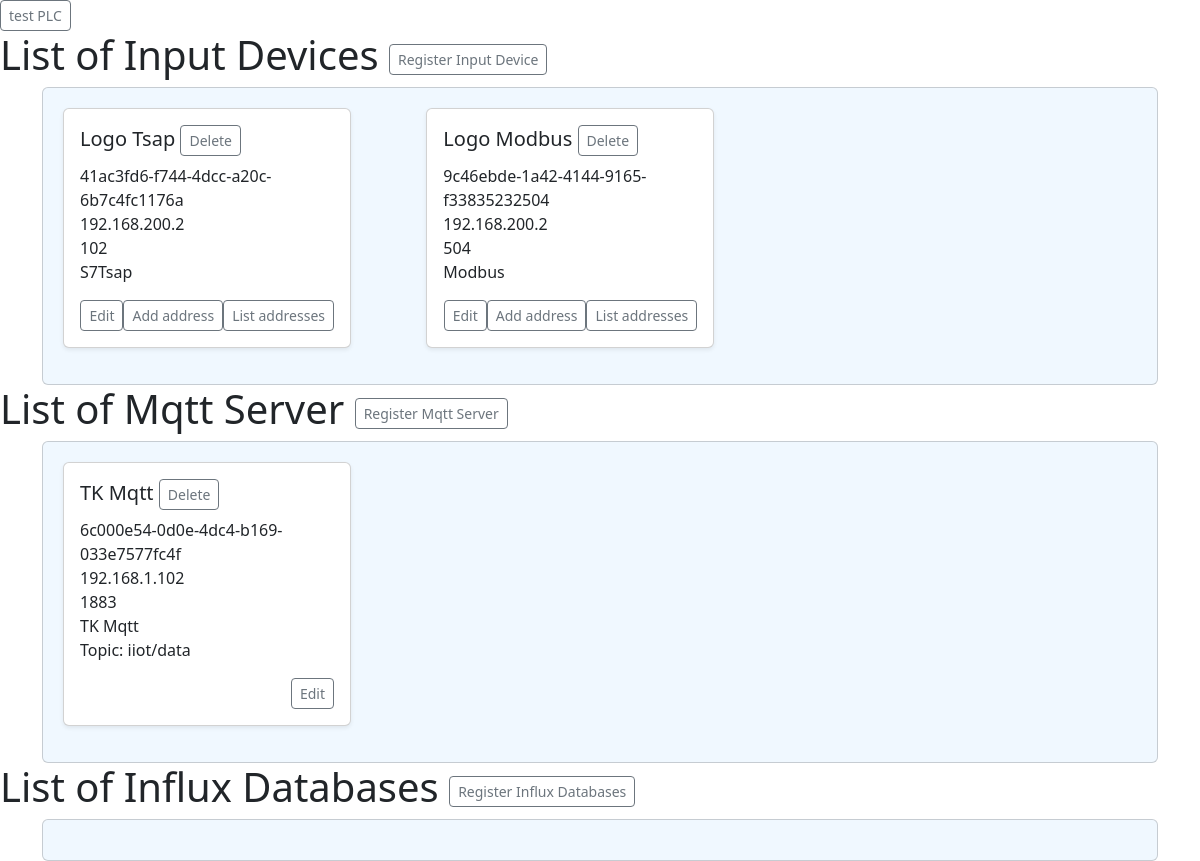
The app's page /, older data.
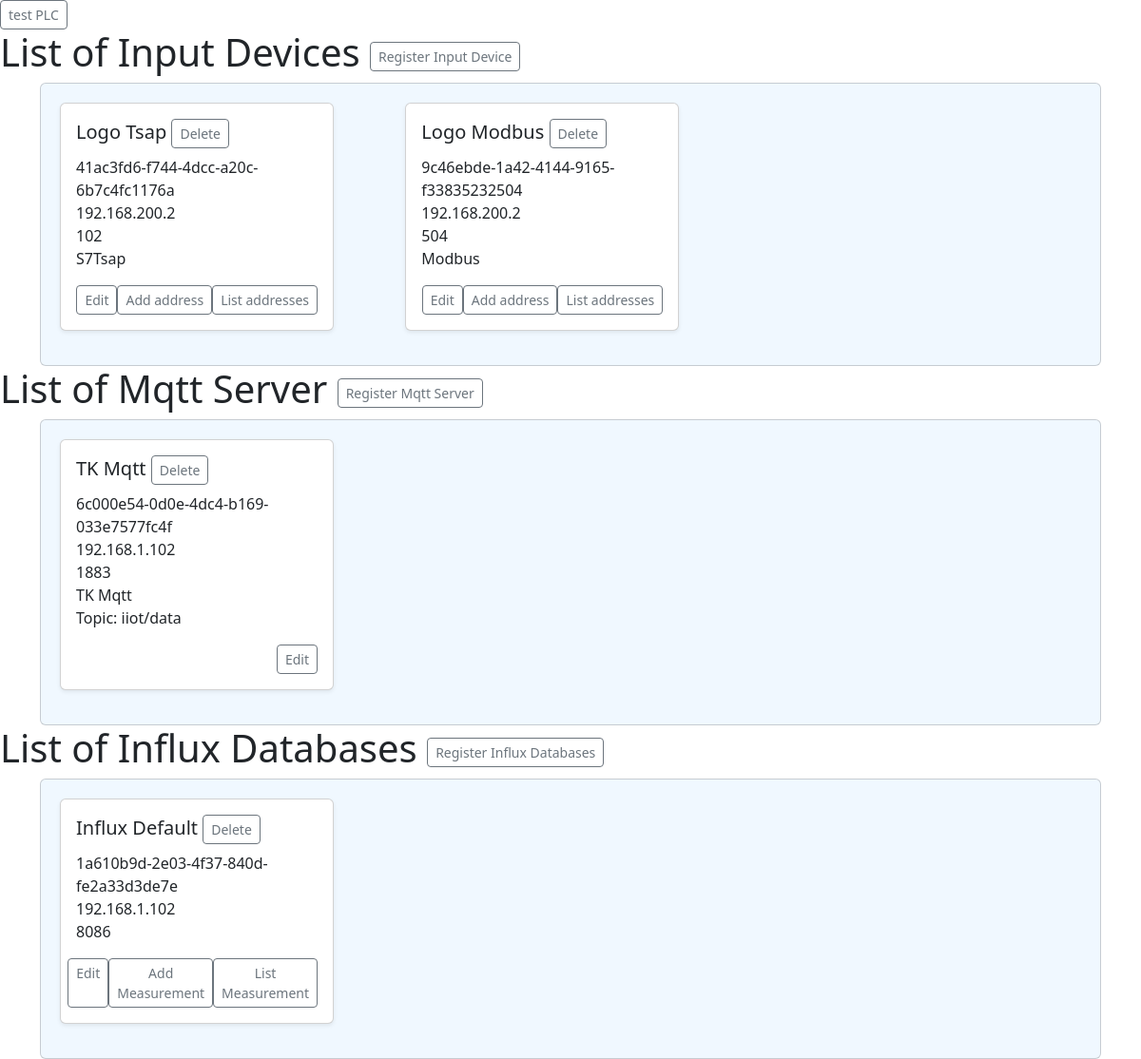
The same page, newer data.
### iiot/models.py (models this page shows, shortened)
class InputDevices(models.Model):
    device_id=models.UUIDField(primary_key=True,default=uuid.uuid4,unique=True)
    device_name=models.CharField(max_length=24)
    ip_address=models.GenericIPAddressField(max_length=24)
    port=models.IntegerField()
    rack=models.IntegerField(default=1)
    slot=models.IntegerField(default=1)
    device_protocol=models.CharField(max_length=10,choices=plc_protocols,default="S7Tsap")

class MqttServers(models.Model):
    id=models.UUIDField(primary_key=True,default=uuid.uuid4)
    device_name=models.CharField(max_length=24)
    ip_address=models.GenericIPAddressField(max_length=24)
    port=models.IntegerField()
    topic=models.CharField(max_length=24,default="iiot/data")
    mqtt_user_name=models.CharField(max_length=24)
    mqtt_password=models.CharField(max_length=24)

class InfluxDatabases(models.Model):
    device_id=models.UUIDField(primary_key=True,default=uuid.uuid4,unique=True)
    device_name=models.CharField(max_length=24)
    ip_address=models.GenericIPAddressField(max_length=24)
    port=models.IntegerField()
    database=models.CharField(max_length=24)

### iiot/views.py (the view)
# urls.py: path("", views.listDevices,name='ListDevices'),
def listDevices(request):
    inputDevices=InputDevices.objects.all()
    mqttServers=MqttServers.objects.all()
    influxDatabases=InfluxDatabases.objects.all()
    context={
         'inputDevices':inputDevices,
         'mqttServers':mqttServers,
         'influxDatabases':influxDatabases
     }
    return render(request,"iiot/listDevices.html",context)

### iiot/templates/iiot/listDevices.html
{% extends 'base/base.html' %}
{% load crispy_forms_tags %}
{% block 'body' %}
<a href="{% url 'test'  %}" type="button" class="btn btn-sm btn-outline-secondary">test PLC</a>
    <div>
    <h1>List of Input Devices
        <a href="{% url 'RegisterInput'  %}" type="button" class="btn btn-sm btn-outline-secondary">Register Input Device</a>
    </h1>
    </div>
    <div class="container">
        <div class="card overflow-auto" style="background-color: #f0f8ff; padding: 20px;">
            <div class="row row-cols-1 row-cols-sm-2 row-cols-md-3 g-3">
                {% for dev in inputDevices %}
                <div class="col">
                    {% include "components/listing_InputDevices.html" %}
                </div>
                {% endfor %}
            </div>
        </div>
    </div>
    <div>
        <h1>List of Mqtt Server <a href="{% url 'RegMqtt'  %}" type="button" class="btn btn-sm btn-outline-secondary">Register Mqtt Server</a>
        </h1>
        </div>
    <div class="container">
        <div class="card overflow-auto" style="background-color: #f0f8ff; padding: 20px;">
            <div class="row row-cols-1 row-cols-sm-2 row-cols-md-3 g-3">
            {% for dev in mqttServers %}
            <div class="col">
                {% include "components/listing_MqttServers.html" %}
            </div>
            {% endfor %}
        </div>
    </div>
    </div>
    <div>
        <h1>List of Influx Databases <a href="{% url 'RegInflux'  %}" type="button" class="btn btn-sm btn-outline-secondary">Register Influx Databases</a>
        </h1>
        </div>
    <div class="container">
        <div class="card overflow-auto" style="background-color: #f0f8ff; padding: 20px;">
            <div class="row row-cols-1 row-cols-sm-2 row-cols-md-3 g-3">
            {% for dev in influxDatabases %}
            <div class="col">
                {% include "components/listing_InfluxDatabases.html" %}
            </div>
            {% endfor %}
        </div>
    </div>
    </div>
{% endblock %}

### iiot/templates/base/base.html (shortened to what this page needs)
<!DOCTYPE html>
<html lang="en">
<head>
    <link href="https://cdn.jsdelivr.net/npm/bootstrap@5.3.3/dist/css/bootstrap.min.css" rel="stylesheet">
</head>
<body>
    {% block 'body' %}
    {% endblock %}
</body>
</html>

### iiot/templates/components/listing_InputDevices.html
<div class="card shadow-sm mb-3" style="max-width: 18rem;">
    <div class="card-body">
        <h5 class="card-title">{{dev.device_name}}
            <a href="{% url 'RemoveInputDevice'  device_id=dev.device_id %}" type="button" class="btn btn-sm btn-outline-secondary">Delete</a>
        </h5>
        <ul class="list-unstyled mb-3">
            <li>{{dev.device_id}}</li>
            <li>{{dev.ip_address}}</li> <li>{{dev.port}}</li>
            <li>{{dev.device_protocol}}</li>
        </ul>
        <div class="d-flex justify-content-end">
            <a href="{% url 'EditInput' device_id=dev.device_id %}" type="button" class="btn btn-sm btn-outline-secondary">Edit</a>
            <a href="{% url 'RegInputAddress' device_id=dev.device_id %}" type="button" class="btn btn-sm btn-outline-secondary">Add address</a>
            <a href="{% url 'ListInputAddress' %}" type="button" class="btn btn-sm btn-outline-secondary">List addresses</a>
        </div>
    </div>
</div>

### iiot/templates/components/listing_MqttServers.html
<div class="card shadow-sm mb-3" style="max-width: 18rem;">
    <div class="card-body">
        <h5 class="card-title">{{dev.device_name}}
            <a href="{% url 'RemoveMqtt'  id=dev.id %}" type="button" class="btn btn-sm btn-outline-secondary">Delete</a>
        </h5>
        <ul class="list-unstyled mb-3">
            <li>{{dev.id}}</li>
            <li>{{dev.ip_address}}</li> <li>{{dev.port}}</li>
            <li>{{dev.device_name}}</li>
            <li>Topic: {{dev.topic}}</li>
        </ul>
        <div class="d-flex justify-content-end">
            <a href="{% url 'EditMqtt'  id=dev.id %}" type="button" class="btn btn-sm btn-outline-secondary">Edit</a>
        </div>
    </div>
</div>

### iiot/templates/components/listing_InfluxDatabases.html
<div class="card shadow-sm mb-3" style="max-width: 18rem;">
    <div class="card-body">
        <h5 class="card-title">{{dev.device_name}}
            <a href="{% url 'RemoveInputDevice'  device_id=dev.device_id %}" type="button" class="btn btn-sm btn-outline-secondary">Delete</a>
        </h5>
        <ul class="list-unstyled mb-3">
            <li>{{dev.device_id}}</li>
            <li>{{dev.ip_address}}</li>
            <li>{{dev.port}}</li>
        </ul>
        <div class="d-flex justify-content-end">
            <a href="{% url 'EditInflux' device_id=dev.device_id %}" type="button" class="btn btn-sm btn-outline-secondary">Edit</a>
            <a href="{% url 'AddMeasurement' %}" type="button" class="btn btn-sm btn-outline-secondary">Add Measurement</a>
            <a href="{% url 'ListMeasurement' %}" type="button" class="btn btn-sm btn-outline-secondary">List Measurement</a>
        </div>
    </div>
</div>

Row changes from the older to the newer data that the page shows:
added InfluxDatabases: device_name "Influx Default", device_id "1a610b9d-2e03-4f37-840d-fe2a33d3de7e", ip_address "192.168.1.102", port "8086"
